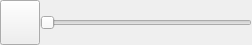
<?xml version="1.0" encoding="UTF-8"?>
<ui version="4.0">
 <class>sliderEx</class>
 <widget class="QWidget" name="sliderEx">
  <property name="geometry">
   <rect>
    <x>0</x>
    <y>0</y>
    <width>252</width>
    <height>45</height>
   </rect>
  </property>
  <layout class="QHBoxLayout" name="horizontalLayout">
   <property name="spacing">
    <number>0</number>
   </property>
   <property name="leftMargin">
    <number>0</number>
   </property>
   <property name="topMargin">
    <number>0</number>
   </property>
   <property name="rightMargin">
    <number>0</number>
   </property>
   <property name="bottomMargin">
    <number>0</number>
   </property>
   <item>
    <widget class="QPushButton" name="sliderIcon">
     <property name="sizePolicy">
      <sizepolicy hsizetype="Preferred" vsizetype="Preferred">
       <horstretch>0</horstretch>
       <verstretch>0</verstretch>
      </sizepolicy>
     </property>
     <property name="text">
      <string/>
     </property>
    </widget>
   </item>
   <item>
    <widget class="QSlider" name="slider">
     <property name="sizePolicy">
      <sizepolicy hsizetype="Expanding" vsizetype="Expanding">
       <horstretch>0</horstretch>
       <verstretch>0</verstretch>
      </sizepolicy>
     </property>
     <property name="orientation">
      <enum>Qt::Horizontal</enum>
     </property>
    </widget>
   </item>
  </layout>
 </widget>
 <resources/>
 <connections/>
</ui>
